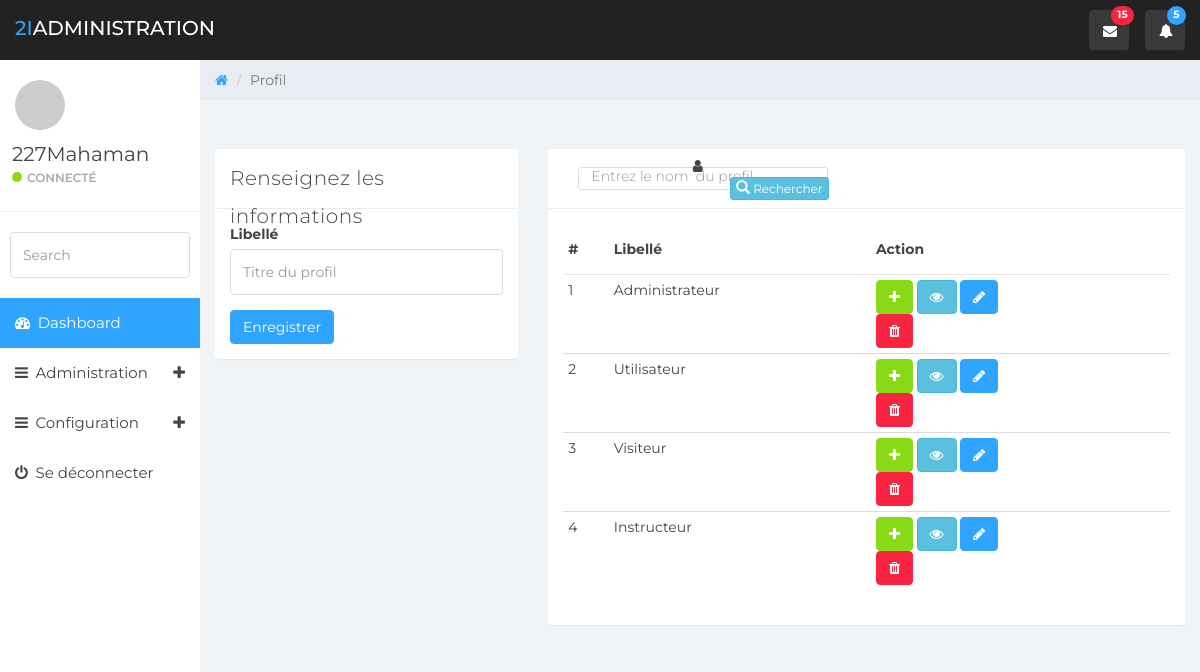
The page /index.php?p=profil (signed in) on the database its author committed.
### tables this page shows
CREATE TABLE `profil` (
  `id_profil` int(11) NOT NULL,
  `libelle_profil` varchar(45) DEFAULT NULL,
  `created_by` int(11) DEFAULT NULL,
  `created_at` timestamp NULL DEFAULT current_timestamp(),
  `modified_by` int(11) DEFAULT NULL,
  `modified_at` datetime DEFAULT NULL
);

### app/core/profil_db_manager.php (called while the page is built, shortened)
<?php
function select_profil_per_page($start, $records_per_page, $critere){
    $pdo = $GLOBALS['connexion'];
    $records = $pdo->query("SELECT id_profil, libelle_profil, created_by, created_at, modified_by, modified_at
                            FROM profil
                            WHERE $critere
                            LIMIT $records_per_page OFFSET $start");
    return $records;
}

### app/views/view_profil.php (the view, shortened to what this page needs)
<?php
include_once("app/core/profil_db_manager.php");
    $title="Profil";
	$profil = "";
	$critere = " true ";
	$records_per_page = 100;
	$page = (int) (isset($_POST['page_id']) ? $_POST['page_id'] : 1);
	$page = ($page == 0 ? 1 : $page);
	$start = ($page-1) * $records_per_page;
?>
<div class="col-sm-9 col-sm-offset-3 col-lg-10 col-lg-offset-2 main">
	<div class="row">
		<ol class="breadcrumb">
			<li><a href="#">
				<em class="fa fa-home"></em>
			</a></li>
			<li class="active"><?= $title;?></li>
		</ol>
	</div>
	<div class="row">
		<div class="col-lg-12">
			<h1 class="page-header"><??></h1>
		</div>
	</div>
	<div class="row">
		<div class="col-md-4">
			<div class="panel panel-default form">
				<div class="panel-heading">Renseignez les informations</div>
				<div class="panel-body">
					<form role="form" method="post">
						<div class="form-group">
							<label>Libellé</label>
							<input class="form-control" name="libelle_profil" value="<?= ($profil)? $profil['libelle_profil'] : "" ?>" placeholder="Titre du profil">
						</div>
						<button type="submit" id="bouton_envoyer" name="<?= (isset($_GET['modif']))? "btn_update" : "bouton_envoyer";?>" class="btn btn-primary">Enregistrer</button>
					</form>
				</div>
			</div>
		</div>
		<div class="col-md-8">
			<div class="panel panel-default">
				<div class="panel-heading">
					<div class="col-md-3 col-sm-3 col-xs-12" style="padding-top: 8px">
    					<input type="text" id="libelle_profil2" required="required" class="form-control has-feedback-left" style="height: 23px;width:250px;border-radius: 3px 3px 3px 3px;padding-top:1px" name="libelle_profil2" placeholder="Entrez le nom  du profil">
					</div>
					<div class="col-md-3 col-sm-3 col-xs-12" style="padding-top:9px">
						<button class="btn btn-info btn-xs" id="btn_search" name="btn_search" type="button">
							<span class="glyphicon glyphicon-search " style="color: #FFFFFF"></span> Rechercher
						</button>
					</div>
				</div>
				<div class="panel-body">
						<?php
							$records = select_profil_per_page($start, $records_per_page, $critere);
							$count = $records->rowCount();
							if($count > 0)
							{	?>
							<table id="page_data" class="table table-condensed">
								<thead>
									<th>#</th>
									<th>Libellé</th>
									<th>Action</th>
								</thead>
								<tbody>
									<?php
										$i = 0;
										foreach($records as $row) {
									?>
									<tr>
									<td><?= ++$i;?></td>
										<td><?= htmlentities(stripcslashes($row['libelle_profil']));?></td>
										<td>
											<a href="index.php?p=menu&profil=<?= htmlentities(stripcslashes($row['id_profil'])); ?>" title="Ajouter des menu au profil" class="btn btn-success">
												<i class="fa fa-plus"></i>
											</a>
											<a href="index.php?p=menu&detail=<?= htmlentities(stripcslashes($row['id_profil'])); ?>" title="Voir l'ensemble des menu" class="btn btn-info">
												<i class="fa fa-eye"></i>
											</a>
											<a href="index.php?p=profil&modif=<?= htmlentities(stripcslashes($row['id_profil'])); ?>" title="Modifier le profil" class="btn btn-primary">
												<i class="fa fa-pencil"></i>
											</a>
											<form method="post">
												<button type="submit" title="Supprimer le profil" class="btn btn-danger"><i class="fa fa-trash"></i></button>
											</form>
										</td>
									</tr>
									<?php
									}
									?>
								</tbody>
							</table>
							<?php
						}
						else
						{
							echo 'Aucun enregistrement trouvé';
						}
						?>
				</div>
			</div>
		</div>
	</div>
</div>
<?php
    require('template.php');
?>

### public/css/styles.css (style rules this page uses)
body { background: #f1f4f7; padding-top: 60px; font-size: 14px; color: #444444; font-family: "Montserrat", "Helvetica Neue", Helvetica, Arial, sans-serif; }
a, a:hover, a:focus { color: #30a5ff; }
h1, h2, h3, h4, h5, h6 { color: #444444; }
h1 { font-weight: 300; font-size: 40px; }
input.form-control { border: 1px solid #ddd; box-shadow: none; height: 46px; }
.btn-primary, .btn-primary:hover, .btn-primary:focus, .btn-primary:active, .btn-primary.active, .open > .dropdown-toggle.btn-primary, .btn-primary.disabled, .btn-primary[disabled], fieldset[disabled] .btn-primary, .btn-primary.disabled:hover, .btn-primary[disabled]:hover, fieldset[disabled] .btn-primary:hover, .btn-primary.disabled:focus, .btn-primary[disabled]:focus, fieldset[disabled] .btn-primary:focus, .btn-primary.disabled:active, .btn-primary[disabled]:active, fieldset[disabled] .btn-primary:active, .btn-primary.disabled.active, .btn-primary[disabled].active, fieldset[disabled] .btn-primary.active { background-color: #30a5ff; border-color: #30a5ff; }
.btn-success, .btn-success:hover, .btn-success:focus, .btn-success:active, .btn-success.active, .open > .dropdown-toggle.btn-success, .btn-success.disabled, .btn-success[disabled], fieldset[disabled] .btn-success, .btn-success.disabled:hover, .btn-success[disabled]:hover, fieldset[disabled] .btn-success:hover, .btn-success.disabled:focus, .btn-success[disabled]:focus, fieldset[disabled] .btn-success:focus, .btn-success.disabled:active, .btn-success[disabled]:active, fieldset[disabled] .btn-success:active, .btn-success.disabled.active, .btn-success[disabled].active, fieldset[disabled] .btn-success.active { background-color: #8ad919; border-color: #8ad919; }
.btn-danger, .btn-danger:hover, .btn-danger:focus, .btn-danger:active, .btn-danger.active, .open > .dropdown-toggle.btn-danger, .btn-danger.disabled, .btn-danger[disabled], fieldset[disabled] .btn-danger, .btn-danger.disabled:hover, .btn-danger[disabled]:hover, fieldset[disabled] .btn-danger:hover, .btn-danger.disabled:focus, .btn-danger[disabled]:focus, fieldset[disabled] .btn-danger:focus, .btn-danger.disabled:active, .btn-danger[disabled]:active, fieldset[disabled] .btn-danger:active, .btn-danger.disabled.active, .btn-danger[disabled].active, fieldset[disabled] .btn-danger.active { background-color: #f9243f; border-color: #f9243f; }
.panel { border: 0; }
.panel-heading { font-size: 20px; font-weight: 300; letter-spacing: 0.025em; height: 60px; line-height: 38px; }
.panel-default .panel-heading { background: #fff; border-bottom: 1px solid #e9ecf2; color: #444444; }
.panel-heading span { margin: 0px; font-size: 14px; }
.breadcrumb { border-radius: 0; padding: 10px 15px 10px 15px; background: #e9ecf2; margin: 0; }
h1.page-header { margin-top: 20px; border-bottom: 0; }
.table { background: #fff; }
.table > thead > tr > th { border-bottom: 1px solid #e6e7e8; vertical-align: middle; height: 50px; }

### rows shown on the page
profil: libelle_profil "Administrateur"
profil: libelle_profil "Utilisateur"
profil: libelle_profil "Visiteur"
profil: libelle_profil "Instructeur"

### other values the page prints
$_SESSION['login'] "227Mahaman"
$_SESSION['bloc_administration']['0']['libelle_groupe'] "Administration"
$_SESSION['bloc_configuration']['0']['libelle_groupe'] "Configuration"
$title "Profil"
